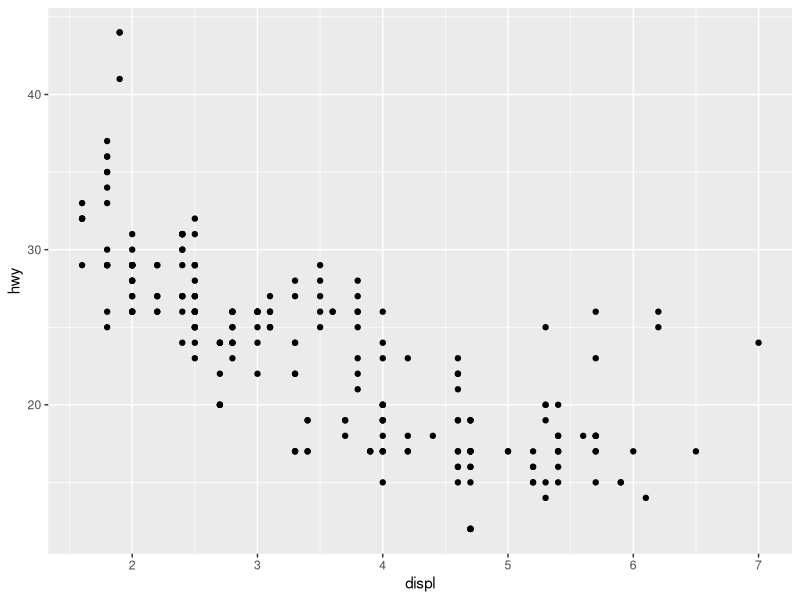
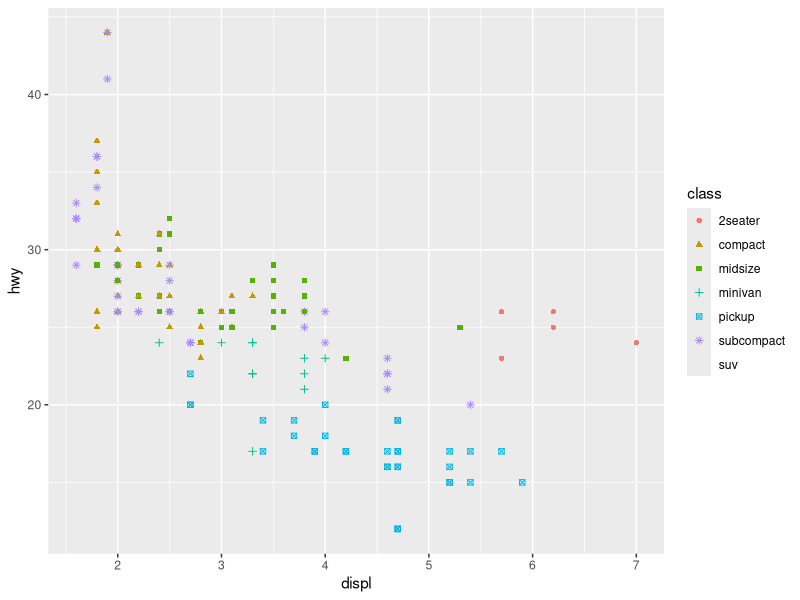
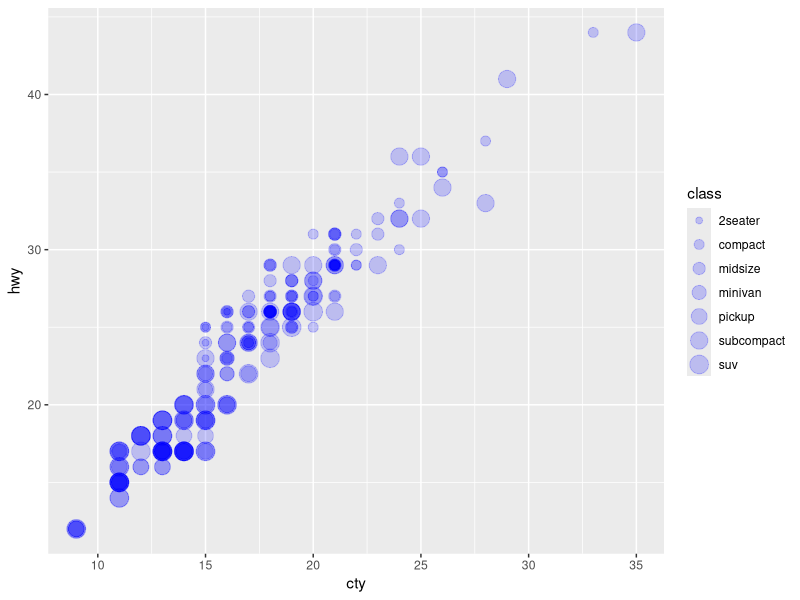
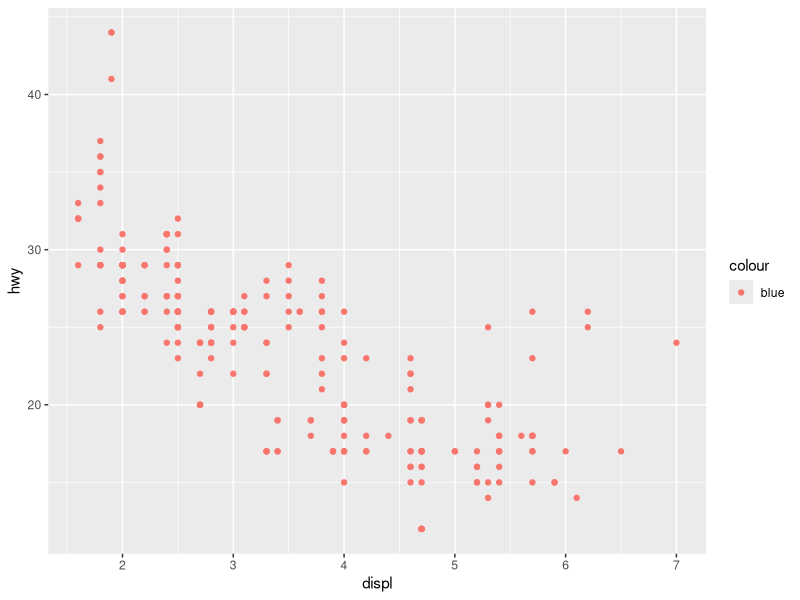
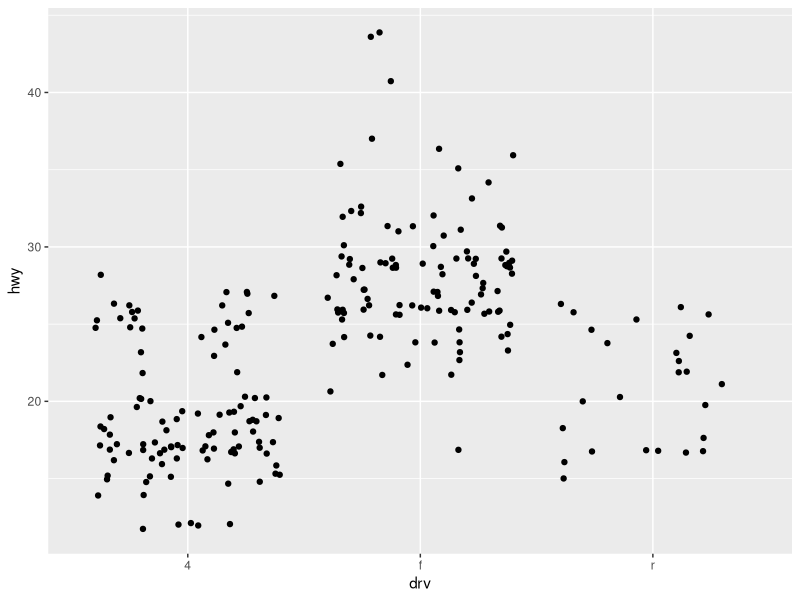

Here is the R script that generated these plots, in order:
## ---- chunk 1
knitr::opts_chunk$set(echo=TRUE)
library(tidyverse)
## ---- chunk 2
g <- ggplot (data=mpg, aes(x=displ, y=hwy)) 
 g +  geom_point()
## ---- chunk 3
ggplot(data=mpg, aes(x=displ, y=hwy,color=class,shape=class))+ geom_point()
## ---- chunk 4
ggplot(data=mpg, aes(x=cty, y=hwy,color=fl,size=class))+ geom_point(alpha = 0.2, color= "blue")
## ---- chunk 5
ggplot(data = mpg) + 
      geom_point(aes(x = displ, y = hwy, color = "blue"))
## ---- chunk 6
ggplot (mpg, aes(x=drv, y=hwy)) +
  geom_jitter()
